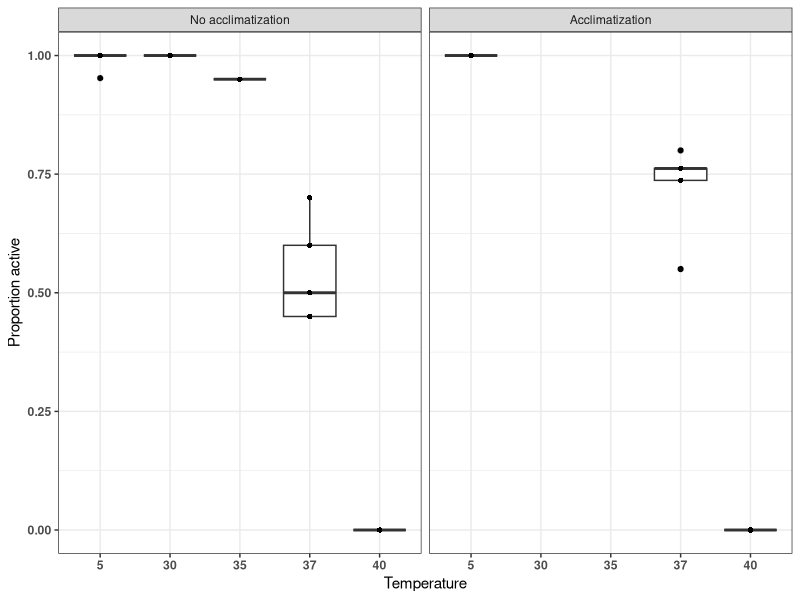
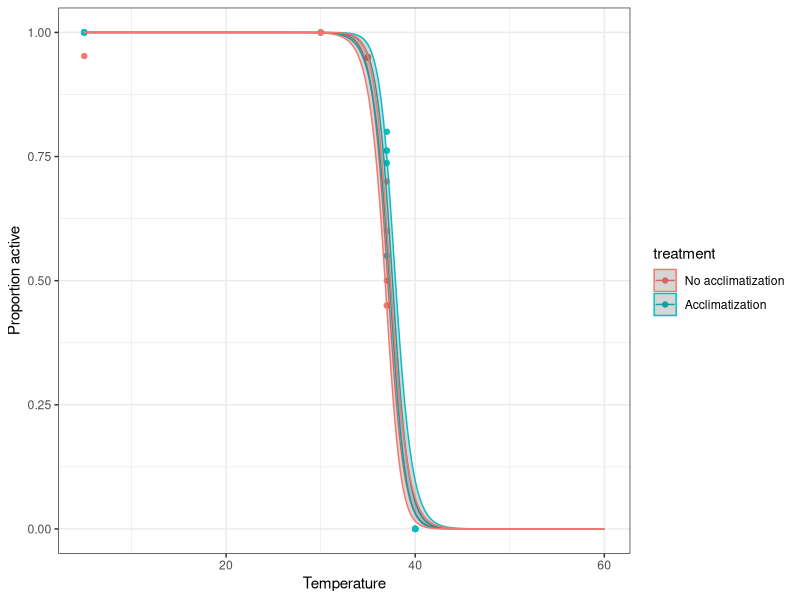
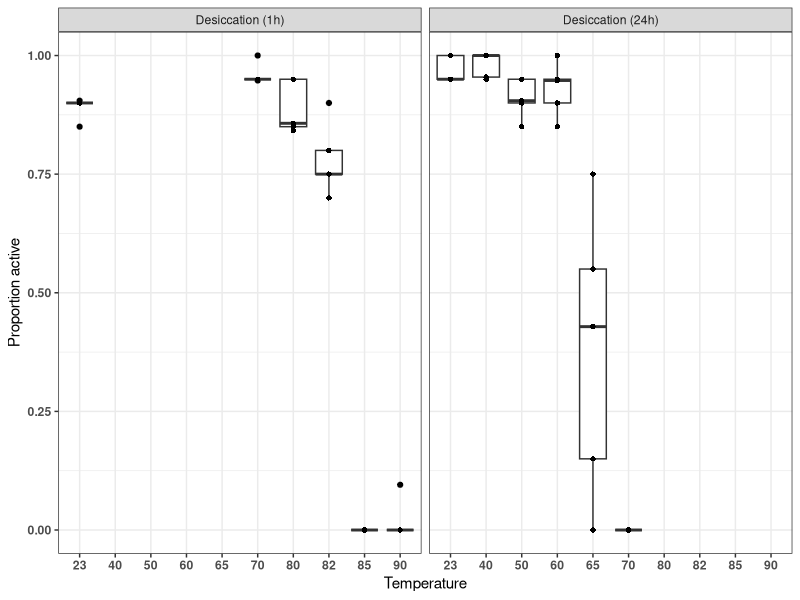
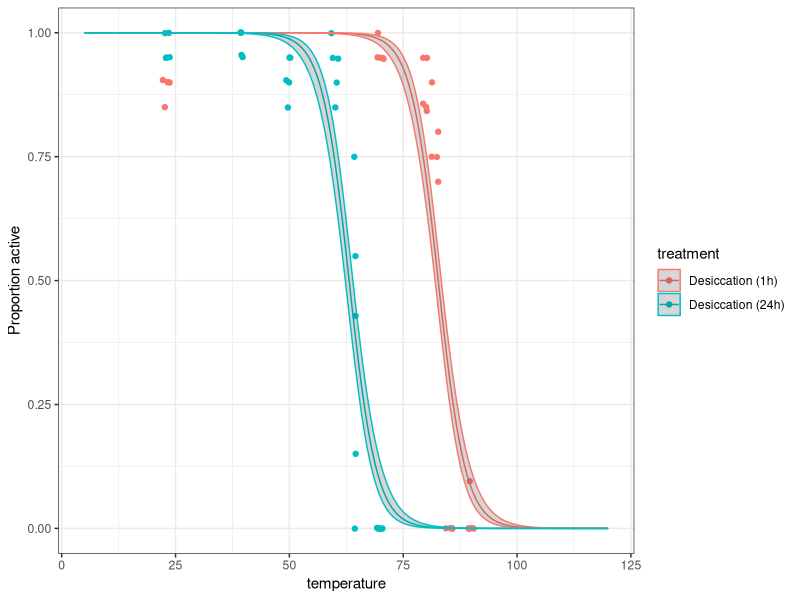
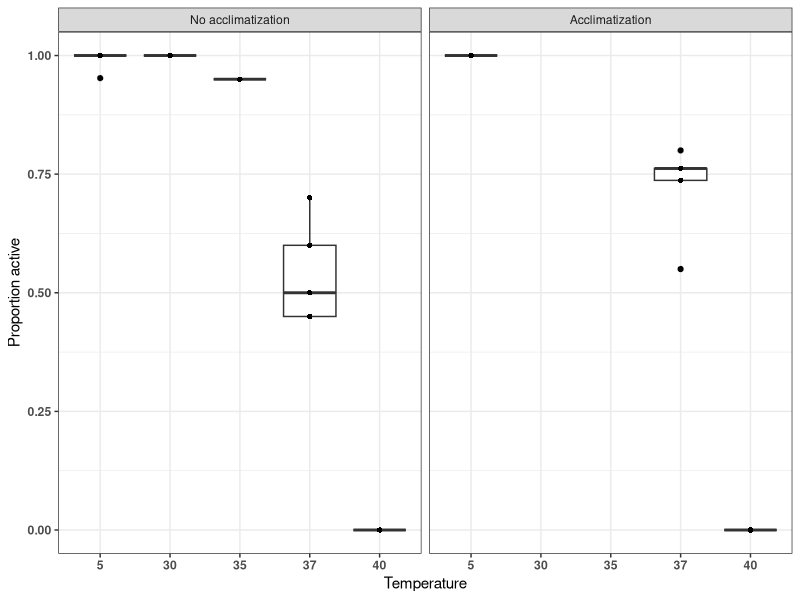
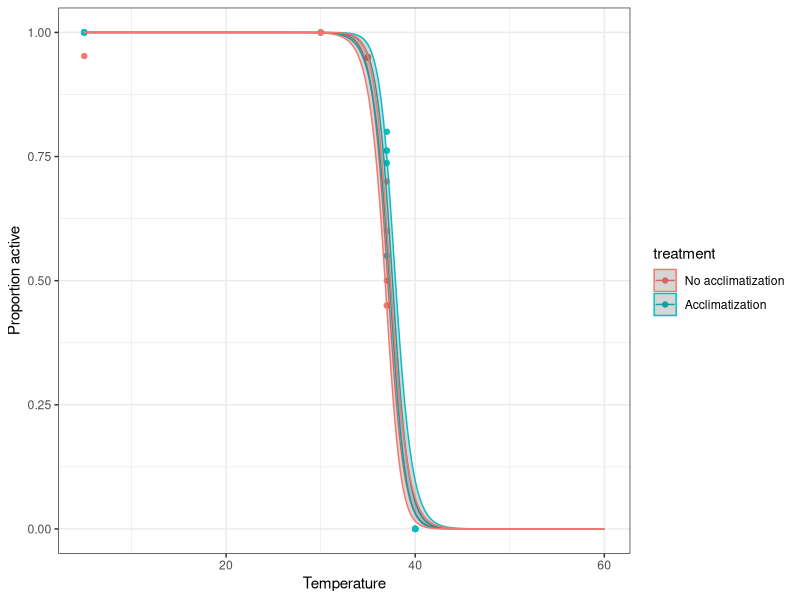
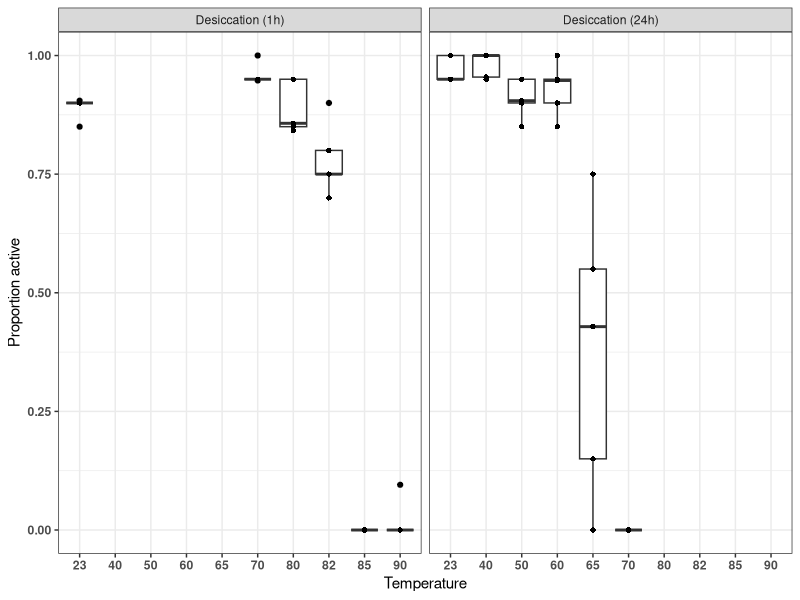
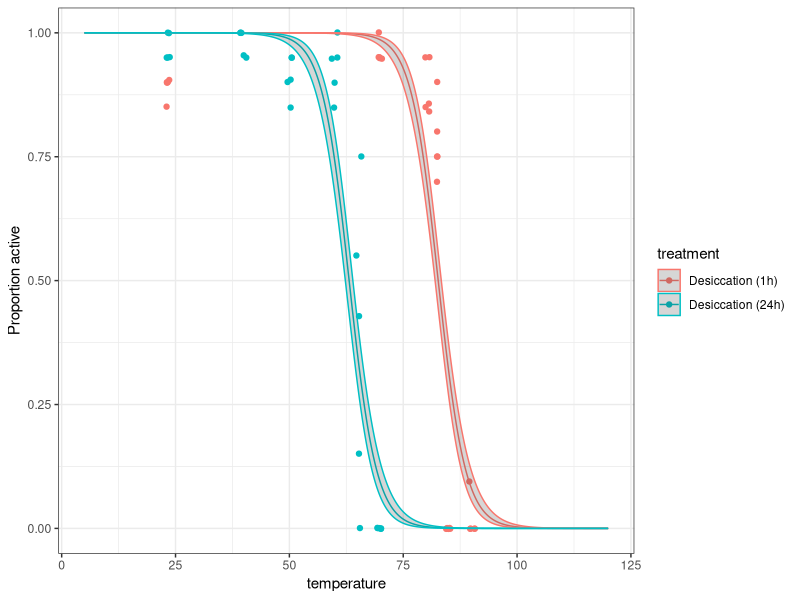

These charts were generated, in order, by the following R code:
########################################
# Script for running statistical analyses for:
#     Neves RC, Hvidepil LKB, Sørensen-Hygum TL, Stuart RM & Møbjerg N. 
#     Thermotolerance experiments on active and desiccated states of 
#     Ramazzottius varieornatus emphasize that tardigrades are sensitive to high temperatures. 
#
# Date last modified: Dec 9, 2019
########################################

########################################
# Load libraries
########################################
library (nlme)
library (ggplot2)
library (emmeans)
library (dplyr)


########################################
# Set global variables and read in data
########################################
setwd("~/Documents/git/tardigrades/Reves et al. 2019_Thermotolerance experiments")
print("Loading your data... ")
active <- read.csv2("Data/active_specimens.csv", comment.char="#")
acclimatize <- read.csv("Data/acclimatize.csv", sep=";")
heatingdess <- read.csv2("Data/heatingdess.csv", comment.char="#")
heatingdessshort <- read.csv2("Data/heatingshort_time_dess.csv", comment.char="#")
print("... data loaded.")

# Rename activity in the final dataset so it's the same as the others
names(heatingdessshort)[names(heatingdessshort) == "A."] <- "act."
names(heatingdessshort)[names(heatingdessshort) == "A"] <- "act"

# Add a variable specifying treatment type
active$treatment <- "No acclimatization"
acclimatize$treatment <- "Acclimatization"
heatingdess$treatment <- "Desiccation (24h)"
heatingdessshort$treatment <- "Desiccation (1h)"

# Combine into one dataset and just take the 48hr observations
alldata <- bind_rows(active, acclimatize, heatingdess, heatingdessshort)
data48 <- filter(alldata, time == "48h")
data48$tempf <- factor(data48$temp)


########################################
## Modelling effects of high temperatures and desiccation
########################################
dataacc <- filter(data48, treatment %in% c("No acclimatization", "Acclimatization"))

neworder <- c("No acclimatization", "Acclimatization")
dataacc <- arrange(mutate(dataacc,
                           treatment=factor(treatment,levels=neworder)),treatment)

# Data visualization
(g<- ggplot(aes(y = sumact/N, x = tempf), data = dataacc)+ 
    geom_boxplot() + 
    geom_point(aes(y = sumact/N, x = as.factor(temp)), shape=16)+
    theme_bw() + 
    ylab("Proportion active") +
    xlab("Temperature") +
    facet_wrap(~treatment) +
    theme(axis.text    = element_text(face = "bold"),
          legend.title = element_blank()) +
    coord_cartesian(ylim = c(0, 1)) )
fn <- "Figs/acclimatization_by_temp.png"
ggsave(fn, g, device="png", dpi=300)

# First, make a model of the specimens at 5, 37, 40 degrees with temp as a factor
modelacc <- glm(cbind(sumact,in.) ~ treatment + tempf, data=subset(dataacc,tempf%in%c("5","37","40")), family=binomial)
drop1(modelacc, test="Chisq") # Everything significant

# Second, make a model of the effects of acclimatization and temperature on proportion active with temp as a continuous variable
modelacc2 <- glm(cbind(sumact,in.) ~ treatment + temp, data=dataacc, family=binomial)
drop1(modelacc2, test="Chisq") # Everything significant

# Get table of parameter estimates
accparameters <- coef(summary(modelacc2))[,1:2]
accparameters

# Get the LD50s
-accparameters[1,1]/accparameters[3,1]
-(accparameters[1,1]+accparameters[2,1])/accparameters[3,1]

# Make predictions 
new.dat1 <- data.frame(temp=seq(5,60,.1), treatment="No acclimatization")
new.dat2 <- data.frame(temp=seq(5,60,.1), treatment="Acclimatization")
new.dat <- rbind(new.dat1, new.dat2)

preds <- predict(modelacc2, newdata = new.dat, type = "link", se.fit = TRUE)
critval <- 1.96 ## approx 95% CI
new.dat$pmax <- modelacc2$family$linkinv(preds$fit + (critval * preds$se.fit))
new.dat$pmin <- modelacc2$family$linkinv(preds$fit - (critval * preds$se.fit))
new.dat$p <- modelacc2$family$linkinv(preds$fit)

## Plot the model predictions
(g <- ggplot() +
  geom_point(data=dataacc, aes(x=temp, y=sumact/N, col=treatment)) +
  geom_line(data=new.dat, aes(x=temp, y=p, col=treatment)) +
  geom_ribbon(data=new.dat, aes(x=temp, ymin=pmin, ymax=pmax, col=treatment), alpha=0.2)+
  labs(x="Temperature", y="Proportion active")  + 
  theme_bw())
fn <- "Figs/acclimatization_by_temp_dr.jpg"
ggsave(fn, g, device="png", dpi=300)


########################################
## Modelling effects of high temperatures and desiccation
########################################
datades <- filter(data48, treatment %in% c("Desiccation (24h)", "Desiccation (1h)"))

# Boxplot according to different treatment types
(g<- ggplot(aes(y = sumact/N, x = tempf), data = datades)+ 
    geom_boxplot() + 
    geom_point(aes(y = sumact/N, x = as.factor(temp)), shape=16)+
    theme_bw() + 
    ylab("Proportion active") +
    xlab("Temperature") +
    facet_wrap(~treatment) +
    theme(axis.text    = element_text(face = "bold"),
          legend.title = element_blank()) +
    coord_cartesian(ylim = c(0, 1)) )
fn <- "Figs/desiccation_by_temp.png"
ggsave(fn, g, device="png", dpi=300)

# Do a simple proportion test on the 70deg specimens
prop.test(x=c(0,(19+19+20+19+18)),n=c(100,100))

# Make a model of the effects of desiccation time and temperature (factor) on proportion active
datadescut <- datades
datadescut <- filter(datades, (treatment=="Desiccation (1h)" & temp>23) | treatment=="Desiccation (24h)")

# Make a model of the effects of desiccation time and temperature (continuous) on proportion active
modeldes <- glm(cbind(sumact, in.) ~ temp + treatment, data=datadescut, family=binomial(link="logit"))
drop1(modeldes, test="Chisq") # Everything significant

# Get table of parameter estimates
desparameters <- coef(summary(modeldes))[,1:2]
desparameters

# Get the LD50s
-desparameters[1,1]/desparameters[2,1]
-(desparameters[1,1]+desparameters[3,1])/desparameters[2,1]

# Make predictions
new.dat1 <- data.frame(temp=seq(5,120,.1), treatment="Desiccation (24h)")
new.dat2 <- data.frame(temp=seq(5,120,.1), treatment="Desiccation (1h)")
new.dat <- rbind(new.dat1, new.dat2)
preds <- predict(modeldes, newdata = new.dat, se.fit = TRUE)
critval <- 1.96 ## approx 95% CI
new.dat$pmax <- modeldes$family$linkinv(preds$fit + (critval * preds$se.fit))
new.dat$pmin <- modeldes$family$linkinv(preds$fit - (critval * preds$se.fit))
new.dat$p <- modeldes$family$linkinv(preds$fit)

(g<- ggplot() +
    geom_jitter(data=datades, aes(x=temp, y=sumact/N, col=treatment)) +
    geom_line(data=new.dat, aes(x=temp, y=p, col=treatment)) +
    geom_ribbon(data=new.dat, aes(x=temp, ymin=pmin, ymax=pmax, col=treatment), alpha=0.2)+
    labs(x="temperature", y="Proportion active")  + 
    theme_bw())
fn <- "Figs/desiccation_by_temp_dr.png"
ggsave(fn, g, device="jpg", dpi=300)
